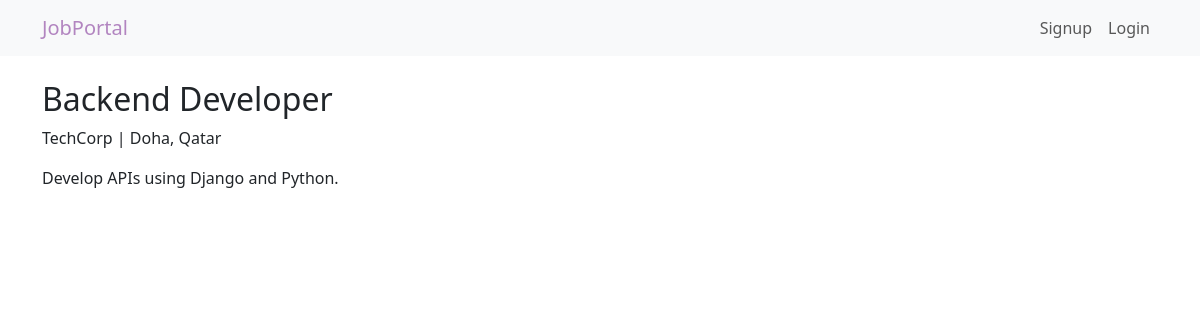
/1/, run on the app's committed database.
### jobapp/models.py (models this page shows, shortened)
class Job(models.Model):
    title = models.CharField(max_length=255)
    company = models.CharField(max_length=255)
    location = models.CharField(max_length=255, blank=True)
    description = models.TextField()
    created_by = models.ForeignKey(settings.AUTH_USER_MODEL, on_delete=models.CASCADE, related_name='posted_jobs')
    created_at = models.DateTimeField(auto_now_add=True)
    class Meta:
        ordering = ['-created_at']

### jobapp/views.py (the view)
# urls.py: path('<int:pk>/', JobDetailView.as_view(), name='job_detail'),
class JobDetailView(DetailView):
    model = Job
    template_name = 'jobs/job_detail.html'
    def get_context_data(self, **kwargs):
        context = super().get_context_data(**kwargs)
        context['application_form'] = ApplicationForm()
        context['has_applied'] = False
        if self.request.user.is_authenticated and self.request.user.role == 'applicant':
            context['has_applied'] = Application.objects.filter(job=self.object, applicant=self.request.user).exists()
        return context

### jobapp/templates/jobs/job_detail.html (shortened to what this page needs)
{% extends 'base.html' %}
{% block content %}
<div class="row">
  <div class="col-md-8">
    <h2>{{ object.title }}</h2>
    <p>{{ object.company }} | {{ object.location }}</p>
    <p>{{ object.description }}</p>
  </div>
</div>
{% endblock %}

### jobapp/static/css/style.css (style rules this page uses)
body { font-family: 'Open Sans', sans-serif; background-color: #f8f9fa; }

### data on the page
Job: title "Backend Developer", company "TechCorp", location "Doha, Qatar", description "Develop APIs using Django and Python."
